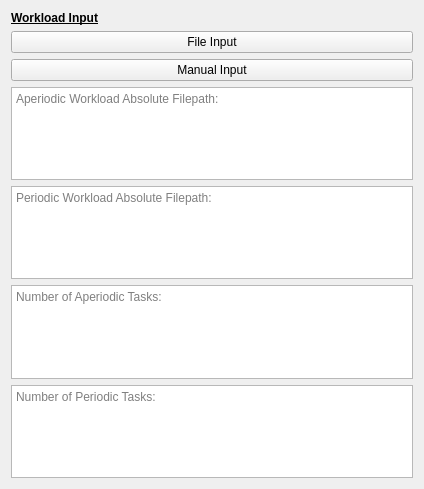
<?xml version="1.0" encoding="UTF-8"?>
<ui version="4.0">
 <class>WorkloadWindow</class>
 <widget class="QWidget" name="WorkloadWindow">
  <property name="geometry">
   <rect>
    <x>0</x>
    <y>0</y>
    <width>424</width>
    <height>489</height>
   </rect>
  </property>
  <property name="windowTitle">
   <string>Form</string>
  </property>
  <layout class="QVBoxLayout" name="verticalLayout">
   <item>
    <widget class="QLabel" name="label">
     <property name="font">
      <font>
       <weight>75</weight>
       <bold>true</bold>
       <underline>true</underline>
      </font>
     </property>
     <property name="text">
      <string>Workload Input</string>
     </property>
    </widget>
   </item>
   <item>
    <widget class="QPushButton" name="file_input_button">
     <property name="text">
      <string>File Input</string>
     </property>
    </widget>
   </item>
   <item>
    <widget class="QPushButton" name="manual_input">
     <property name="text">
      <string>Manual Input</string>
     </property>
    </widget>
   </item>
   <item>
    <widget class="QPlainTextEdit" name="aperiodic_filename">
     <property name="placeholderText">
      <string>Aperiodic Workload Absolute Filepath:</string>
     </property>
    </widget>
   </item>
   <item>
    <widget class="QPlainTextEdit" name="periodic_filename">
     <property name="placeholderText">
      <string>Periodic Workload Absolute Filepath:</string>
     </property>
    </widget>
   </item>
   <item>
    <widget class="QPlainTextEdit" name="num_aper_tasks">
     <property name="placeholderText">
      <string>Number of Aperiodic Tasks:</string>
     </property>
    </widget>
   </item>
   <item>
    <widget class="QPlainTextEdit" name="num_aper_tasks_2">
     <property name="placeholderText">
      <string>Number of Periodic Tasks:</string>
     </property>
    </widget>
   </item>
  </layout>
 </widget>
 <resources/>
 <connections/>
</ui>
